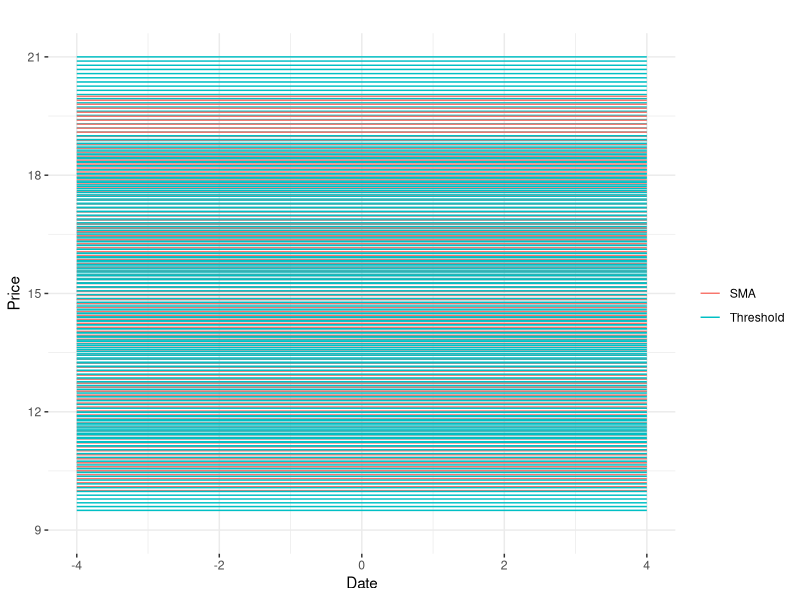

Here is the R script that generated this plot:
library(ggplot2)
library(dplyr)
library(magrittr)

library(gganimate)

a <- seq(from = 10, to = 20, length.out = 100)




alldata <- do.call(bind_rows, lapply(X = seq_along(a), FUN = function(i) {
  tibble(xstart = c(-1, -1, -1)*4,
         xend = c(1, 1, 1) * 4,
         y = c(0.95, 1, 1.05) * a[i],
         type = c("Threshold", "SMA", "Threshold")) %>% bind_cols(frame = i)
}))


p <- alldata %>% ggplot(aes(x = xstart, y = y, xend = xend, yend = y)) + 
  geom_segment(aes(color = type)) + 
  lims(x = c(-4, 4), y = c(9, 21)) + 
  labs(x = "Date", y = "Price",
       title = " ", color = "") + 
  theme_bw() + 
  theme(plot.title = element_text(hjust = 0.5),
        panel.border = element_blank())
p

p + transition_manual(frame) + labs(subtitle = "a: {frame}") 


anim_save(filename = "test2.gif")
